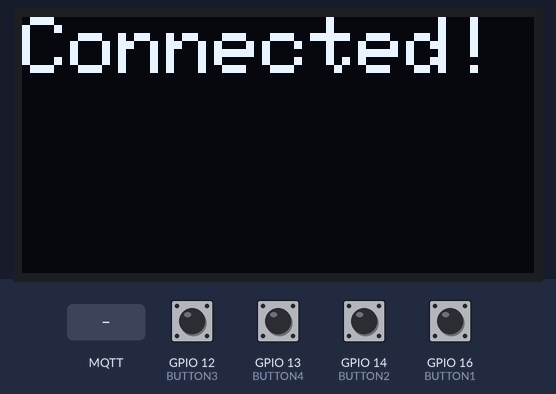
Recording of a sketch running on a simulated ESP8266 (NodeMCU). Parts: 128×64 one-colour display. The inputs (shaded band) are chosen by the test bench; at power-on: GPIO 12 (BUTTON3), GPIO 13 (BUTTON4), GPIO 14 (BUTTON2), GPIO 16 (BUTTON1) LOW. WiFi joins after 1.5 s; servers stay silent unless stated; random numbers use the default seed unless the sketch sets one; no MQTT or app messages arrive unless stated; what the sketch prints to the serial monitor is not drawn.

Above: at 3.4 s.
3.5 s: MQTT message "B1" arrives on the first subscribed topic
At 4.0 s:
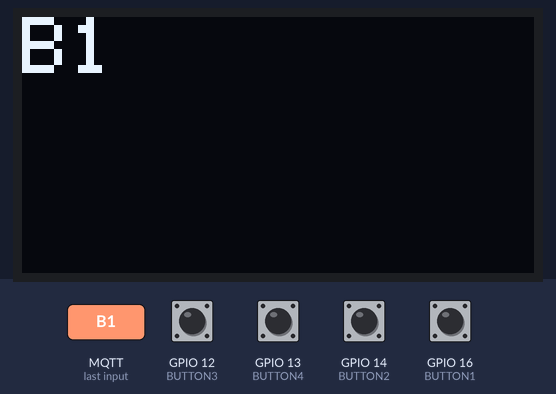
5.0 s: MQTT message "1" arrives on the first subscribed topic
At 6.2 s:
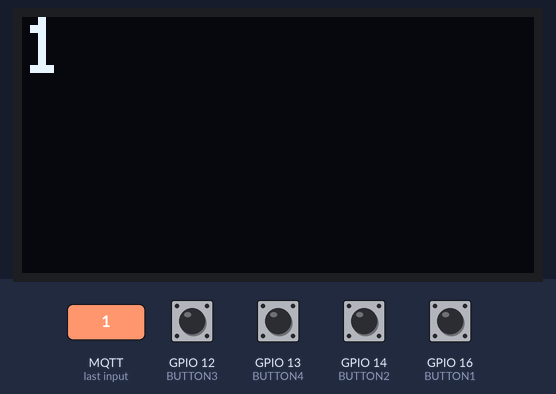
6.5 s: MQTT message "on" arrives on the first subscribed topic
At 7.4 s:
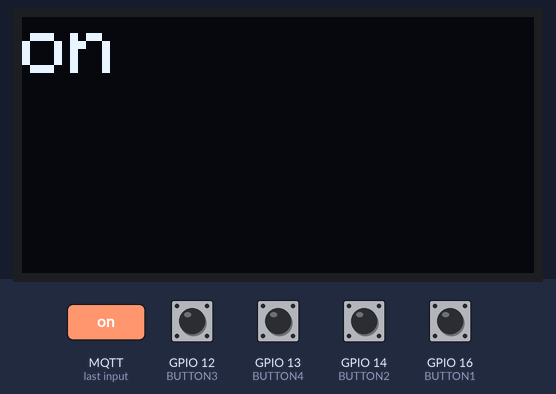
8.0 s: MQTT message "off" arrives on the first subscribed topic
At 8.6 s:
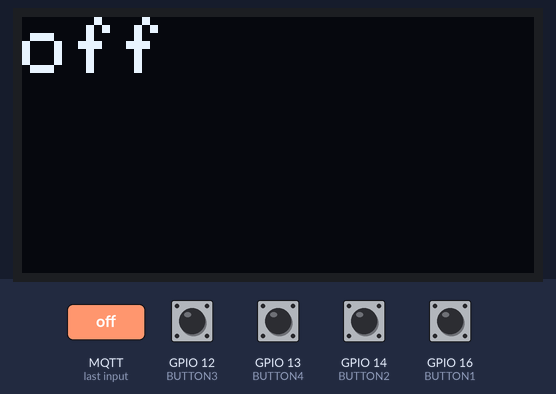
Timing chart, 0 to 10.5 s (numbered marks = the images above; inputs shaded):
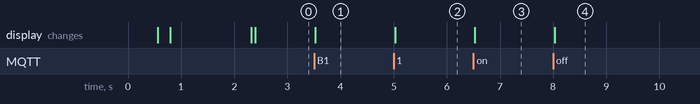

The sketch:

esp8266_buttons.ino
```cpp
#include <ESP8266WiFi.h>
#include <PubSubClient.h>
#include <Adafruit_GFX.h>
#include <Adafruit_SSD1306.h>

#define SCREEN_WIDTH 128 // OLED display width, in pixels
#define SCREEN_HEIGHT 64 // OLED display height, in pixels

// Declaration for an SSD1306 display connected to I2C (SDA, SCL pins)
// The pins for I2C are defined by the Wire-library.
// On an arduino UNO:       A4(SDA), A5(SCL)
// On an arduino MEGA 2560: 20(SDA), 21(SCL)
// On an arduino LEONARDO:   2(SDA),  3(SCL), ...
#define OLED_RESET     -1 // Reset pin # (or -1 if sharing Arduino reset pin)
#define SCREEN_ADDRESS 0x3C ///< See datasheet for Address; 0x3D for 128x64, 0x3C for 128x32
Adafruit_SSD1306 display(SCREEN_WIDTH, SCREEN_HEIGHT, &Wire, OLED_RESET);

const char* ssid = "network name";
const char* password = "network password";

const char* mqtt_server = "mqtt broker ip";
const unsigned int mqtt_port = 1888; // "mqtt broker port"

char buf[10];

WiFiClient espClient;
PubSubClient client(espClient);

struct BUTTON {
  int buttonIO;
  int outputState;
  int buttonState;
  int lastButtonState;
  String sName;
  int buttonNumber;
  int processOut;
};

const int BUTTON1 = 16;
const int BUTTON2 = 14;
const int BUTTON3 = 12;
const int BUTTON4 = 13;

BUTTON BTN1 = { BUTTON1, LOW, 0, HIGH, "B1", 1, 0 };
BUTTON BTN2 = { BUTTON2, LOW, 0, HIGH, "B2", 2, 0 };
BUTTON BTN3 = { BUTTON3, LOW, 0, HIGH, "B3", 3, 0 };
BUTTON BTN4 = { BUTTON4, LOW, 0, HIGH, "B4", 4, 0 };

unsigned long lastDebounceTime = 0;  // the last time the output pin was toggled
unsigned long debounceDelay = 50;    // the debounce time; increase if the output flickers


/**************************************************

**************************************************/
void OLEDSetup() {
  // Start the I2C interface
  Wire.begin();

  // SSD1306_SWITCHCAPVCC = generate display voltage from 3.3V internally
  if(!display.begin(SSD1306_SWITCHCAPVCC, SCREEN_ADDRESS)) {
    Serial.println(F("SSD1306 allocation failed"));
    for(;;); // Don't proceed, loop forever
  }
  // init done
  // Clear the buffer.
  WriteConsole("Welcome!", 2);
}


void WriteConsole(String text) {
  display.clearDisplay();
  display.setCursor(0, 0);
  display.setTextSize(1);
  display.setTextColor(WHITE, BLACK);
  display.println(text);
  display.display();
}

void WriteConsole(String text, int size) {
  display.clearDisplay();
  display.setCursor(0, 0);
  display.setTextSize(size);
  display.setTextColor(WHITE, BLACK);
  display.println(text);
  display.display();
}

void setup() {
  Serial.begin(115200);

  delay(500);

  OLEDSetup();

  delay(200);
  Serial.println("Starting...");

  WriteConsole("Starting...", 2);

  pinMode(BUTTON1, INPUT);
  pinMode(BUTTON2, INPUT);
  pinMode(BUTTON3, INPUT);
  pinMode(BUTTON4, INPUT);
  setup_wifi();
  client.setServer(mqtt_server, mqtt_port);
  client.setCallback(callback);
}

void callback(char* topic, byte* payload, unsigned int length) {
  String message;
  Serial.print("Message arrived [");
  Serial.print(topic);
  Serial.print("] ");
  for (int i = 0; i < length; i++) {
    message += (char)payload[i];
  }
  Serial.print(message);
  Serial.println();

  WriteConsole(message, 2);
}

void reconnect() {
  // Loop until we're reconnected
  while (!client.connected()) {
    Serial.print("Attempting MQTT connection...");
    WriteConsole("Attempting MQTT connection...");
    // Create a random client ID
    String clientId = "ESP8266Client-";
    clientId += String(random(0xffff), HEX);
    // Attempt to connect
    if (client.connect(clientId.c_str())) {
      Serial.println("connected");
      WriteConsole("Connected!", 2);
      // Once connected, publish an announcement...
      client.subscribe("ESP8266-CONTROLS");
      client.publish("ESP8266-LEDS", "PING");
    } else {
      Serial.print("failed, rc=");
      Serial.print(client.state());
      Serial.println(" try again in 5 seconds");
      // Wait 5 seconds before retrying
      delay(5000);
    }
  }
}

void setup_wifi() {
  delay(10);
  Serial.println();
  Serial.print("Connecting to ");
  Serial.println(ssid);
  WiFi.begin(ssid, password);
  while (WiFi.status() != WL_CONNECTED) {
    delay(500);
    Serial.print(".");
  }
  randomSeed(micros());
}

void loop() {
  if (!client.connected()) {
    reconnect();
  }
  client.loop();
  checkButtons();
}

void checkButtons() {
  checkButton(&BTN1);
  checkButton(&BTN2);
  checkButton(&BTN3);
  checkButton(&BTN4);
  processOutput(&BTN1);
  processOutput(&BTN2);
  processOutput(&BTN3);
  processOutput(&BTN4);
}

/**************************************************

**************************************************/
void checkButton(BUTTON* b) {
  // read the state of the switch into a local variable:
  int reading = digitalRead(b->buttonIO);

  // check to see if you just pressed the button
  // (i.e. the input went from HIGH to LOW), and you've waited long enough
  // since the last press to ignore any noise:

  // If the switch changed, due to noise or pressing:
  if (reading != b->lastButtonState) {
    // reset the debouncing timer
    lastDebounceTime = millis();
  }

  if ((millis() - lastDebounceTime) > debounceDelay) {
    // if the button state has changed:
    if (reading != b->buttonState) {
      b->buttonState = reading;

      // only toggle the LED if the new button state is LOW

      if (b->buttonState == LOW) {
        if (b->sName == "B1") {
          client.publish("ESP8266-LEDS", "BLUE_TOGGLE");
        }
        if (b->sName == "B2") {
          client.publish("ESP8266-LEDS", "GREEN_TOGGLE");
        }
        if (b->sName == "B3") {
          client.publish("ESP8266-LEDS", "YELLOW_TOGGLE");
        }
        if (b->sName == "B4") {
          client.publish("ESP8266-LEDS", "RED_TOGGLE");
        }
      }
    }
  }

  // set the LED:
  //  digitalWrite(ledPin, ledState);

  // save the reading. Next time through the loop, it'll be the lastButtonState:
  b->lastButtonState = reading;
}


/**************************************************

**************************************************/
void processOutput(BUTTON* b) {
  unsigned char ucRes;
  unsigned int i;
  if (b->processOut == 1) {
    b->processOut = 0;
    Serial.println("processing output");

  }
}
```

Measured:
- after the input at 3.5 s, the display: changes at once (image 1)
- after the input at 5.0 s, the display: changes at once (image 2)
- after the input at 6.5 s, the display: changes at once (image 3)
- after the input at 8.0 s, the display: changes at once (image 4)
